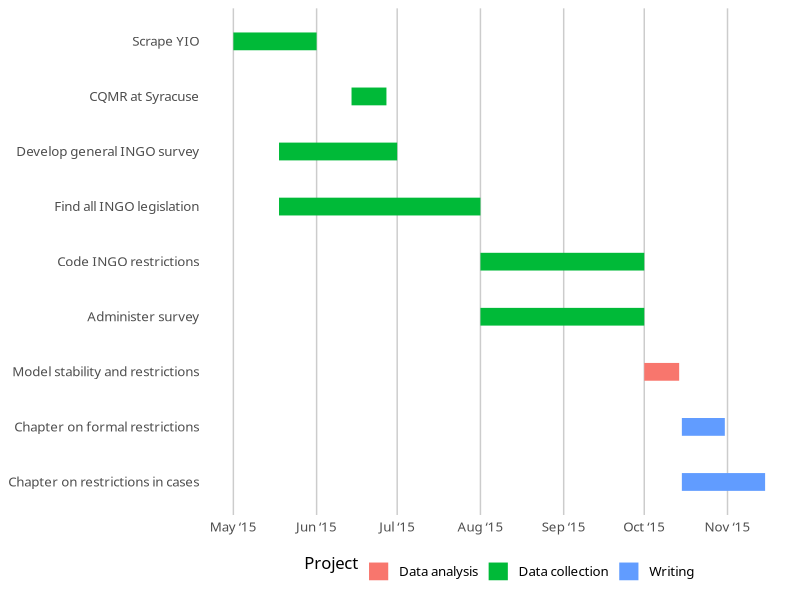

The R source for this figure:
library(dplyr)
library(tidyr)
library(readr)
library(lubridate)
library(ggplot2)
library(scales)
library(grid)

theme_gantt <- function(base_size=12, base_family="Source Sans Pro Light") {
  ret <- theme_bw(base_size, base_family) %+replace%
    theme(panel.background = element_rect(fill="#ffffff", colour=NA),
          axis.title.x=element_text(vjust=-0.2), axis.title.y=element_text(vjust=1.5),
          title=element_text(vjust=1.2, family="Source Sans Pro Semibold"),
          panel.border = element_blank(), axis.line=element_blank(),
          panel.grid.minor=element_blank(),
          panel.grid.major.y = element_blank(),
          panel.grid.major.x = element_line(size=0.5, colour="grey80"),
          axis.ticks=element_blank(),
          legend.position="bottom", 
          axis.title=element_text(size=rel(0.8), family="Source Sans Pro Semibold"),
          strip.text=element_text(size=rel(1), family="Source Sans Pro Semibold"),
          strip.background=element_rect(fill="#ffffff", colour=NA),
          panel.margin.y=unit(1.5, "lines"),
          legend.key = element_blank())
  
  ret
}
  
tasks <- read_csv("schedule.csv") %>%
  gather(date.type, task.date, -c(Project, Task)) %>%
  arrange(date.type, task.date) %>%
  mutate(Task = factor(Task, levels=rev(unique(Task)), ordered=TRUE))

tufte.grid <- data_frame(breaks=seq(floor_date(min(tasks$task.date), unit="month"),
                                    ceiling_date(max(tasks$task.date), unit="month"),
                                    by="1 month"))
# geom_hline(data=tufte.grid, aes(yintercept=as.numeric(breaks)), colour="grey90")

ggplot(tasks, aes(x=Task, y=task.date, colour=Project)) + 
  geom_line(size=6) + 
  labs(x=NULL, y=NULL) + coord_flip() + 
  scale_y_date(breaks="1 month", labels=date_format("%b ‘%y")) + 
  theme_gantt() 

